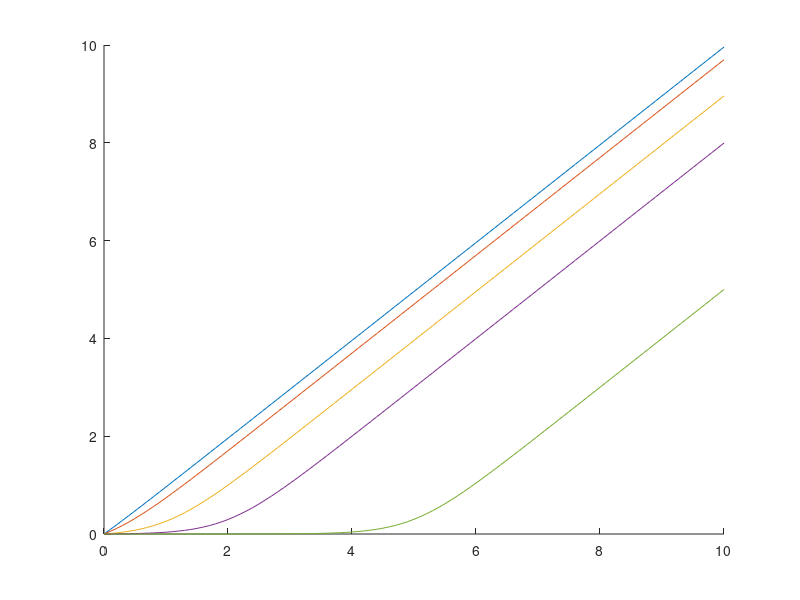

The MATLAB script that drew this image: (Note: this script raises an error after producing the figure.)
%% Illustration of the transient function with toffset (for modelling retarded transient response)
t = linspace(0,10,101);
t_offsets = [-1,0,1,2,5];

h = [];
legstr = cell(0);
clf
hold on
for i=1:length(t_offsets)
    toffset_TF = t_offsets(i);
    h(end+1)=plot(t,log10(10.^t+10^toffset_TF)-log10(1+10^toffset_TF));
    legstr{end+1} = ['toffset\_TF=',num2str(toffset_TF)];    
end

for i=1:length(t_offsets)
    toffset_TF = t_offsets(i);
    plot(t,transFun(t,toffset_TF),'Color',get(h(i),'Color'),'LineWidth',2);
end
title(strrep('log_{10}(10^t+10^{toffset_TF})-log_{10}(1+10^{toffset_TF})','_','\_'))
xlabel('t')
legend(legstr{:},'Location','NorthWest')
print -dpng TimeOffset_TransientFunction


%% This plot illustrates 
% a) the numerical problem if times >300 occur
% b) the problem, that the smoothness of the time_transformation is not
% unit-independent
t = linspace(0,10,101); 
y = transFun(t);
y2 = transFun(t*100,'timeUnitFactor',100);
plot(t,y,t,y2)

title(strrep('log_{10}(10^t+10^{toffset_TF})-log_{10}(1+10^{toffset_TF})','_','\_'))
xlabel('t')
legend('tUnitFactor=1','tUnitFactor=100','Location','NorthEast')
print -dpng TimeOffset_TransientFunction_timeUnitProblem

%% This time_transformation 
% unit-independent
t = linspace(0,10,101); 
y = transFun2(t);
y2 = transFun2(t*100,'timeUnitFactor',100);
plot(t,y,'-',t,y2,'--')

title(strrep('log_{10}(10^t+10^{toffset_TF})-log_{10}(1+10^{toffset_TF})','_','\_'))
xlabel('t')
legend('tUnitFactor=1','tUnitFactor=100','Location','NorthEast')
print -dpng TimeOffset_TransientFunction_timeUnitInvariant

%%
t = linspace(0,10,101); 
t_offsets = [-1,0,1,2,5];
tfacs = logspace(0,3,4);
close all
for j=1:length(tfacs)
    tfac = tfacs(j);
    legstr = cell(0);
    subplot(2,2,j)
    hold on
    for i=1:length(t_offsets)
        toffset_TF = t_offsets(i);
        plot(t,transFun2(t*tfac,'timeUnitFactor',tfac,'toffset_TF',toffset_TF),'LineWidth',2);
        legstr{end+1} = ['t\_offset=',num2str(toffset_TF)];
    end
    legend(legstr{:});
    title(['timeUnitFactor = ',num2str(tfac)])
    xlabel('t [timeUnitFactor]');
end


%% Solution 1: Taylor expansion of 10^t
clear t
syms t
T = taylor(10^t,t)

t = linspace(0,10,101);
toffset_TF = 1;
close all
plot(t,log10(10.^t+10^toffset_TF)-log10(1+10^toffset_TF))
hold on
for order=1:5
    plot(t,log10(TaylorApprox(t,order)+TaylorApprox(toffset_TF,order))-log10(1+TaylorApprox(toffset_TF,order)));
end
legend('Exact','order=1','order=2','order=3','order=4','order=5');
title('Does not work!');


%% Solution 1b: Taylor expansion of the whole transformation
clear t
syms t toff
T = taylor(log10(10^t+10^toff)-log10(1+10^toff))




